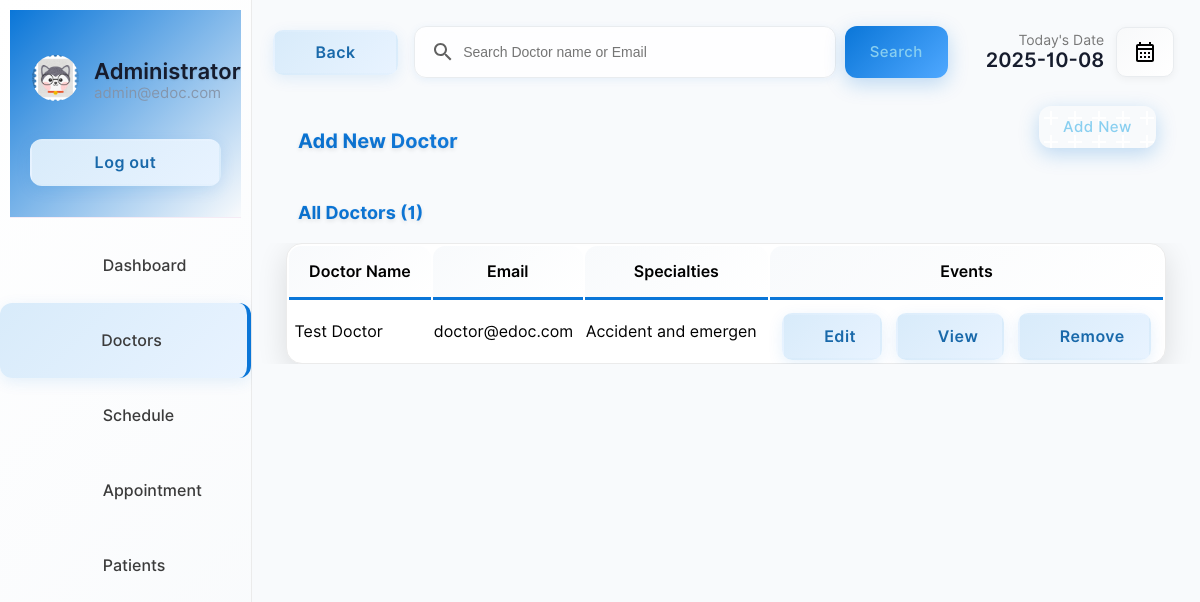
The app's page /doctor/doctors.php (signed in), older data.
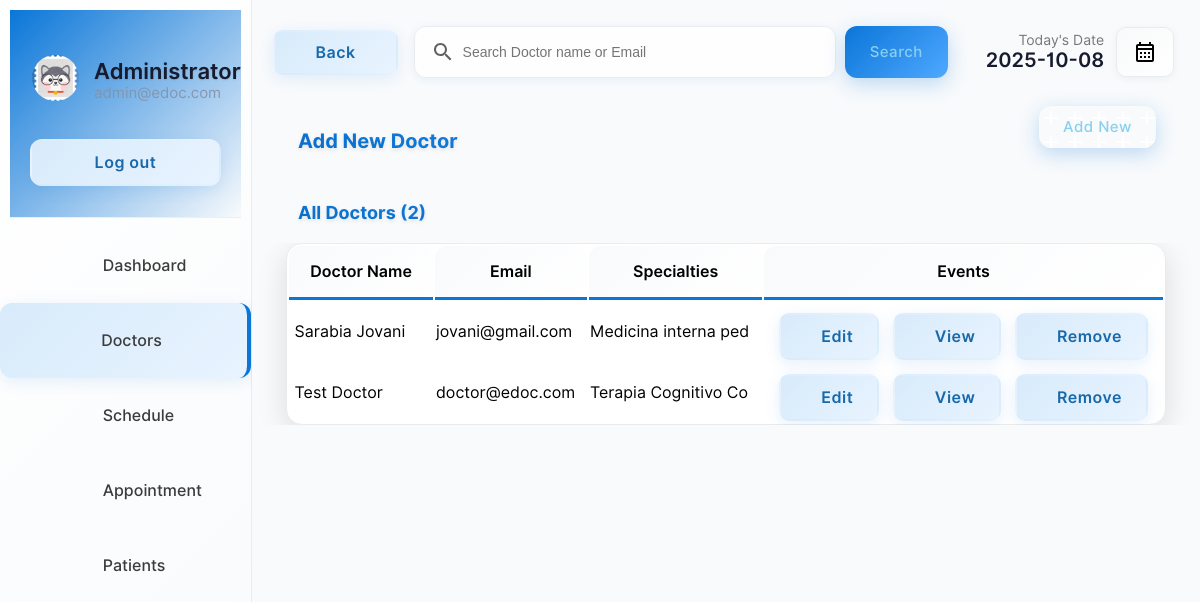
The same page, newer data.
### tables this page shows
CREATE TABLE IF NOT EXISTS `doctor` (
  `docid` int(11) NOT NULL AUTO_INCREMENT,
  `docemail` varchar(255) DEFAULT NULL,
  `docname` varchar(255) DEFAULT NULL,
  `docpassword` varchar(255) DEFAULT NULL,
  `docnic` varchar(15) DEFAULT NULL,
  `doctel` varchar(15) DEFAULT NULL,
  `specialties` int(2) DEFAULT NULL,
  PRIMARY KEY (`docid`),
  KEY `specialties` (`specialties`)
);

CREATE TABLE IF NOT EXISTS `specialties` (
  `id` int(2) NOT NULL,
  `sname` varchar(50) DEFAULT NULL,
  PRIMARY KEY (`id`)
);

### doctor/doctors.php (the view, shortened to what this page needs)
<!DOCTYPE html>
<html lang="en">
<head>
    <link rel="stylesheet" href="../css/animations.css">
    <link rel="stylesheet" href="../css/main.css">
    <link rel="stylesheet" href="../css/admin.css">
</head>
<body>
    <?php
    include("../connection.php");
    ?>
    <div class="container">
        <div class="menu">
            <table class="menu-container" border="0">
                <tr>
                    <td style="padding:10px" colspan="2">
                        <table border="0" class="profile-container">
                            <tr>
                                <td width="30%" style="padding-left:20px" >
                                    <img src="../img/user.png" alt="" width="100%" style="border-radius:50%">
                                </td>
                                <td style="padding:0px;margin:0px;">
                                    <p class="profile-title">Administrator</p>
                                    <p class="profile-subtitle">admin@edoc.com</p>
                                </td>
                            </tr>
                            <tr>
                                <td colspan="2">
                                <a href="../logout.php" ><input type="button" value="Log out" class="logout-btn btn-primary-soft btn"></a>
                                </td>
                            </tr>
                    </table>
                    </td>
                </tr>
                <tr class="menu-row" >
                    <td class="menu-btn menu-icon-dashbord" >
                        <a href="index.php" class="non-style-link-menu"><div><p class="menu-text">Dashboard</p></a></div></a>
                <tr class="menu-row">
                    <td class="menu-btn menu-icon-doctor menu-active menu-icon-doctor-active">
                        <a href="doctors.php" class="non-style-link-menu non-style-link-menu-active"><div><p class="menu-text">Doctors</p></a></div>
                <tr class="menu-row" >
                    <td class="menu-btn menu-icon-schedule">
                        <a href="schedule.php" class="non-style-link-menu"><div><p class="menu-text">Schedule</p></div></a>
                    </td>
                </tr>
                <tr class="menu-row">
                    <td class="menu-btn menu-icon-appoinment">
                        <a href="appointment.php" class="non-style-link-menu"><div><p class="menu-text">Appointment</p></a></div>
                    </td>
                </tr>
                <tr class="menu-row" >
                    <td class="menu-btn menu-icon-patient">
                        <a href="patient.php" class="non-style-link-menu"><div><p class="menu-text">Patients</p></a></div>
                    </td>
                </tr>
        <div class="dash-body">
            <table border="0" width="100%" style=" border-spacing: 0;margin:0;padding:0;margin-top:25px; ">
                <tr >
                    <td width="13%">
                        <a href="doctors.php" ><button  class="login-btn btn-primary-soft btn btn-icon-back"  style="padding-top:11px;padding-bottom:11px;margin-left:20px;width:125px"><font class="tn-in-text">Back</font></button></a>
                    </td>
                    <td>
                        <form action="" method="post" class="header-search">
                            <input type="search" name="search" class="input-text header-searchbar" placeholder="Search Doctor name or Email" list="doctors">&nbsp;&nbsp;
                            <?php
                                $list11 = $database->query("select  docname,docemail from  doctor;");
?>
                            <input type="Submit" value="Search" class="login-btn btn-primary btn" style="padding-left: 25px;padding-right: 25px;padding-top: 10px;padding-bottom: 10px;">
                        </form>
                    </td>
                    <td width="15%">
                        <p style="font-size: 14px;color: rgb(119, 119, 119);padding: 0;margin: 0;text-align: right;">
                            Today's Date
                        </p>
                        <p class="heading-sub12" style="padding: 0;margin: 0;">
                            <?php
                        $date = date('Y-m-d');
                        echo $date;
                        ?>
                        </p>
                    </td>
                    <td width="10%">
                        <button  class="btn-label"  style="display: flex;justify-content: center;align-items: center;"><img src="../img/calendar.svg" width="100%"></button>
                    </td>
                </tr>
                <tr >
                    <td colspan="2" style="padding-top:30px;">
                        <p class="heading-main12" style="margin-left: 45px;font-size:20px;color:rgb(49, 49, 49)">Add New Doctor</p>
                    </td>
                    <td colspan="2">
                        <a href="?action=add&id=none&error=0" class="non-style-link"><button  class="login-btn btn-primary btn button-icon"  style="display: flex;justify-content: center;align-items: center;margin-left:75px;background-image: url('../img/icons/add.svg');">Add New</font></button>
                            </a></td>
                </tr>
                <tr>
                    <td colspan="4" style="padding-top:10px;">
                        <p class="heading-main12" style="margin-left: 45px;font-size:18px;color:rgb(49, 49, 49)">All Doctors (<?php echo $list11->num_rows; ?>)</p>
                    </td>
                </tr>
                <?php
                    if($_POST){
                        $keyword=$_POST["search"];
                        $sqlmain= "select * from doctor where docemail='$keyword' or docname='$keyword' or docname like '$keyword%' or docname like '%$keyword' or docname like '%$keyword%'";
                    }else{
                        $sqlmain= "select * from doctor order by docid desc";
                    }
                ?>
                <tr>
                   <td colspan="4">
                       <center>
                        <div class="abc scroll">
                        <table width="93%" class="sub-table scrolldown" border="0">
                        <thead>
                        <tr>
                                <th class="table-headin">
                                Doctor Name
                                </th>
                                <th class="table-headin">
                                    Email
                                </th>
                                <th class="table-headin">
                                    Specialties
                                </th>
                                <th class="table-headin">
                                    Events
                                </tr>
                        </thead>
                        <tbody>
                            <?php
                                $result= $database->query($sqlmain);
                                if($result->num_rows==0){
                                    echo '<tr>
                                    <td colspan="4">
                                    <br><br><br><br>
                                    <center>
                                    <img src="../img/notfound.svg" width="25%">
                                    <br>
                                    <p class="heading-main12" style="margin-left: 45px;font-size:20px;color:rgb(49, 49, 49)">We  couldnt find anything related to your keywords !</p>
                                    <a class="non-style-link" href="doctors.php"><button  class="login-btn btn-primary-soft btn"  style="display: flex;justify-content: center;align-items: center;margin-left:20px;">&nbsp; Show all Doctors &nbsp;</font></button>
                                    </a>
                                    </center>
                                    <br><br><br><br>
                                    </td>
                                    </tr>';
                                }
                                else{
                                for ( $x=0; $x<$result->num_rows;$x++){
                                    $row=$result->fetch_assoc();
                                    $docid=$row["docid"];
                                    $name=$row["docname"];
                                    $email=$row["docemail"];
                                    $spe=$row["specialties"];
                                    $spcil_res= $database->query("select sname from specialties where id='$spe'");
                                    $spcil_array= $spcil_res->fetch_assoc();
                                    $spcil_name=$spcil_array["sname"];
                                    echo '<tr>
                                        <td> &nbsp;'.
                                        substr($name,0,30)
                                        .'</td>
                                        <td>
                                        '.substr($email,0,20).'
                                        </td>
                                        <td>
                                            '.substr($spcil_name,0,20).'
                                        </td>
                                        <td>
                                        <div style="display:flex;justify-content: center;">
                                        <a href="?action=edit&id='.$docid.'&error=0" class="non-style-link"><button  class="btn-primary-soft btn button-icon btn-edit"  style="padding-left: 40px;padding-top: 12px;padding-bottom: 12px;margin-top: 10px;"><font class="tn-in-text">Edit</font></button></a>
                                        &nbsp;&nbsp;&nbsp;
                                        <a href="?action=view&id='.$docid.'" class="non-style-link"><button  class="btn-primary-soft btn button-icon btn-view"  style="padding-left: 40px;padding-top: 12px;padding-bottom: 12px;margin-top: 10px;"><font class="tn-in-text">View</font></button></a>
                                       &nbsp;&nbsp;&nbsp;
                                       <a href="?action=drop&id='.$docid.'&name='.$name.'" class="non-style-link"><button  class="btn-primary-soft btn button-icon btn-delete"  style="padding-left: 40px;padding-top: 12px;padding-bottom: 12px;margin-top: 10px;"><font class="tn-in-text">Remove</font></button></a>
                                        </div>
                                        </td>
                                    </tr>';
                                }
                            }
                            ?>
                            </tbody>
                        </table>
                        </div>
                        </center>
                   </td>
                </tr>
            </table>
        </div>
</body>
</html>

### css/animations.css (style rules this page uses)
table { animation: transitionIn-Y-bottom 0.6s ease-out; }

### css/main.css (style rules this page uses)
:root { --primarycolor: #0A76D8; --primarycolorhover: #006dd3; --btnice: #D8EBFA; --btnnicetext: #1b62b3; --bg-gradient: linear-gradient(135deg, #0A76D8 0%, #4FA8FF 100%); --shadow-soft: 0 8px 30px rgba(0,0,0,0.12); --shadow-hover: 0 12px 40px rgba(10,118,216,0.15); }
body { margin: 0; padding: 0; border-spacing: 0; font-family: 'Inter', sans-serif; background: #f8fafc; }
.input-text { border-radius: 12px; border: 1.5px solid #e9ecef; padding: 12px 16px; width: 100%; transition: all 0.3s cubic-bezier(0.4, 0, 0.2, 1); outline: none; font-size: 14px; line-height: 26px; background: #fff; box-shadow: 0 2px 8px rgba(10,118,216,0.08); }
.btn { cursor: pointer; padding: 12px 24px; outline: none; text-decoration: none; font-size: 15px; letter-spacing: 0.5px; transition: all 0.4s cubic-bezier(0.4, 0, 0.2, 1); border-radius: 12px; font-family: 'Inter', sans-serif; border: none; position: relative; overflow: hidden; }
.btn-primary { background: var(--bg-gradient); color: #89CFF0; box-shadow: 0 6px 20px rgba(10,118,216,0.25); font-weight: 500; }
.btn-primary-soft { background: linear-gradient(135deg, #D8EBFA, #E8F3FF); color: #1969AA; font-weight: 600; font-size: 16px; border: 2px solid transparent; box-shadow: 0 4px 15px rgba(10,118,216,0.1); }
.non-style-link:link, .non-style-link:visited, .non-style-link:hover, .non-style-link:active { text-decoration: none; color: rgb(43, 43, 43); transition: color 0.3s ease; }
.btn-label { margin-left: 10px; padding: 12px 16px; outline: none; text-decoration: none; font-size: 15px; letter-spacing: 0.5px; transition: all 0.3s cubic-bezier(0.4, 0, 0.2, 1); border-radius: 10px; background: linear-gradient(135deg, #f8f9fa, #fff); border: 1.5px solid #e9ecef; font-family: 'Inter', sans-serif; box-shadow: 0 2px 8px rgba(0,0,0,0.05); }
.sub-table { border: 1.5px solid #ebebeb; border-radius: 16px; background: #fff; box-shadow: var(--shadow-soft); transition: all 0.3s ease; }
.table-headin { font-size: 16px; font-weight: 600; padding: 16px; border-bottom: 3px solid var(--primarycolor); background: linear-gradient(135deg, #f8fafc, #fff); border-radius: 12px 12px 0 0; }
.abc { width: 100%; max-height: 550px; overflow-y: auto; border-radius: 12px; margin-bottom: 80px; }
input[type=search] { background-image: url('../img/search.svg'); background-position: 16px 50%; background-repeat: no-repeat; transition: all 0.3s cubic-bezier(0.4, 0, 0.2, 1); padding: 12px 20px 12px 48px; border-radius: 12px; border: 1.5px solid #e9ecef; box-shadow: 0 2px 8px rgba(10,118,216,0.08); }
.menu-btn { padding: 12px; color: #3b3b3b; background-position: 30% 50%; background-repeat: no-repeat; transition: all 0.3s cubic-bezier(0.4, 0, 0.2, 1); border-radius: 12px; margin: 4px 8px; }
.menu-text { padding-left: 40%; font-weight: 500; font-size: 16px; transition: all 0.3s ease; }
.menu-active { color: var(--primarycolor); border-right: 4px solid var(--primarycolor); background: linear-gradient(135deg, #D8EBFA, #E8F3FF); box-shadow: 0 4px 15px rgba(10,118,216,0.1); }
.non-style-link-menu:link, .non-style-link-menu:visited, .non-style-link-menu:active { text-decoration: none; color: #3b3b3b; transition: color 0.3s ease; }
.menu-icon-dashbord,.menu-icon-doctor,.menu-icon-schedule,.menu-icon-appoinment,.menu-icon-patient,.menu-icon-settings,.menu-icon-session,.menu-icon-home { transition: all 0.3s cubic-bezier(0.4, 0, 0.2, 1); }
.btn-icon-back,.btn-edit,.btn-view,.btn-delete,.btn-filter { transition: all 0.3s cubic-bezier(0.4, 0, 0.2, 1); border-radius: 10px; }

### doctor/doctors.php (style rules this page uses)
.sub-table { animation: transitionIn-Y-bottom 0.5s; }

Row changes from the older to the newer data that the page shows:
added doctor: docname "Sarabia Jovani", docemail "jovani@gmail.com", specialties.sname "Medicina interna ped"
changed through a linked row, doctor "Test Doctor": specialties.sname "Accident and emergen" → "Terapia Cognitivo Co"
Text that changed along with them:
$list11->num_rows: "1" → "2"
